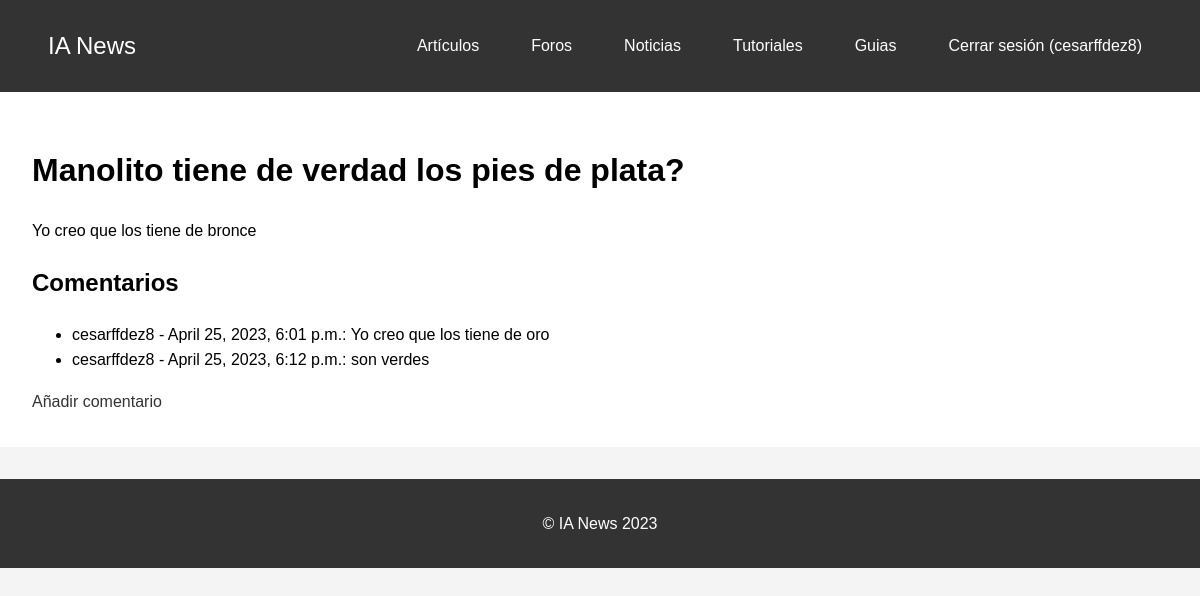
Page /foros/1/ (signed in) on the committed database.
### foros/models.py (models this page shows, shortened)
class Tema(models.Model):
    titulo = models.CharField(max_length=255)
    descripcion = models.TextField()
    creador = models.ForeignKey(User, on_delete=models.CASCADE)
    fecha_creacion = models.DateTimeField(auto_now_add=True)

class Comentario(models.Model):
    texto = models.TextField()
    autor = models.ForeignKey(User, on_delete=models.CASCADE)
    tema = models.ForeignKey(Tema, related_name='comentarios', on_delete=models.CASCADE)
    fecha_publicacion = models.DateTimeField(auto_now_add=True)

### foros/views.py (the view)
# urls.py: path('<int:tema_id>/', views.detalle_tema, name='detalle_tema'),
def detalle_tema(request, tema_id):
    tema = get_object_or_404(Tema, id=tema_id)
    comentarios = tema.comentarios.order_by('fecha_publicacion')
    return render(request, 'detalle_tema.html', {'tema': tema, 'comentarios': comentarios})

### foros/templates/detalle_tema.html
{% extends 'base.html' %}
{% block content %}
    <h1>{{ tema.titulo }}</h1>
    <p>{{ tema.descripcion }}</p>
    <h2>Comentarios</h2>
    <ul>
        {% for comentario in comentarios %}
            <li>{{ comentario.autor }} - {{ comentario.fecha_publicacion }}: {{ comentario.texto }}</li>
        {% endfor %}
    </ul>
    {% if user.is_authenticated %}
        <a href="{% url 'crear_comentario' tema.id %}">Añadir comentario</a>
    {% else %}
        <p>Debes iniciar sesión para agregar un comentario.</p>
    {% endif %}
{% endblock %}

### templates/base.html (shortened to what this page needs)
<!DOCTYPE html>
{% load static %}
<html lang="en">
<head>
    <link rel="stylesheet" href="{% static 'css/estilos.css' %}">
    <link rel="stylesheet" href="{% static 'css/navbar.css' %}">
</head>
<body>
    <header>
        <nav class="navbar">
            <a href="{% url 'lista_articulos' %}" class="navbar-brand">IA News</a>
            <ul class="navbar-nav">
                <li><a href="{% url 'lista_articulos' %}">Artículos</a></li>
                <li><a href="{% url 'lista_temas' %}">Foros</a></li>
                <li><a href="{% url 'lista_noticias' %}">Noticias</a></li>
                <li><a href="{% url 'lista_tutoriales' %}">Tutoriales</a></li>
                <li><a href="{% url 'lista_guias' %}">Guias</a></li>
                {% if user.is_authenticated %}
                    <li><a href="{% url 'logout' %}">Cerrar sesión ({{ user.username }})</a></li>
                {% else %}
                    <li><a href="{% url 'registro' %}">Registrarse</a></li>
                    <li><a href="{% url 'login' %}">Iniciar sesión</a></li>
                {% endif %}
            </ul>
        </nav>
    </header>
    <main>
        {% block content %}{% endblock %}
    </main>
    <footer>
        <p>&copy; IA News 2023</p>
    </footer>
</body>
</html>

### static/css/estilos.css (style rules this page uses)
body { font-family: Arial, sans-serif; margin: 0; padding: 0; line-height: 1.6; background-color: #f4f4f4; }
header { background-color: #333; padding: 1rem; text-align: center; }
header a { color: #ffffff; text-decoration: none; }
header li { display: inline; padding: 0 10px; }
header ul { padding-left: 0; }
main { padding: 2rem; background-color: #ffffff; margin-bottom: 2rem; }
footer { background-color: #333; color: #ffffff; text-align: center; padding: 1rem; }
a { color: #333; text-decoration: none; }

### static/css/navbar.css (style rules this page uses)
body { font-family: Arial, sans-serif; margin: 0; padding: 0; }
.navbar { background-color: #333; display: flex; align-items: center; justify-content: space-between; padding: 0 2rem; height: 60px; }
.navbar-brand { color: #fff; text-decoration: none; font-size: 24px; }
.navbar-nav { list-style: none; display: flex; margin: 0; padding: 0; }
.navbar-nav li { margin-left: 2rem; }
.navbar-nav li a { color: #fff; text-decoration: none; display: block; }

### rows in the picture
Tema: titulo "Manolito tiene de verdad los pies de plata?", descripcion "Yo creo que los tiene de bronce"
Comentario: autor "cesarffdez8", fecha_publicacion "April 25, 2023, 6:01 p.m.", texto "Yo creo que los tiene de oro"
Comentario: autor "cesarffdez8", fecha_publicacion "April 25, 2023, 6:12 p.m.", texto "son verdes"

### other values in the picture
{{ user.username }} "cesarffdez8"
